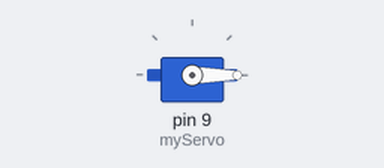
A sketch run on a simulated Arduino Uno, built with avr-gcc and run on an emulated ATmega328P. Parts: servo.

Above: at 0.05 s.
Timing chart, 0 to 4.6 s (numbered marks = the images above):
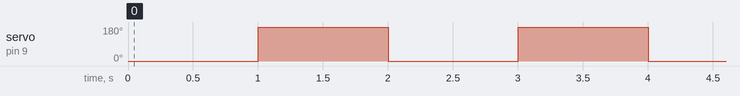

Measured:
- by itself, servo on pin 9 (myServo): alternates 180° for 1.0 s and 0° for 1.0 s

The sketch:

Servo.ino
```cpp
#include <Servo.h>
Servo myServo;
void setup() {
  myServo.attach(9);
}

void loop() {
  myServo.write(0);
  delay(1000);

  // myServo.write(90);
  // delay(1000);

  myServo.write(360);
  delay(1000);
}
```
